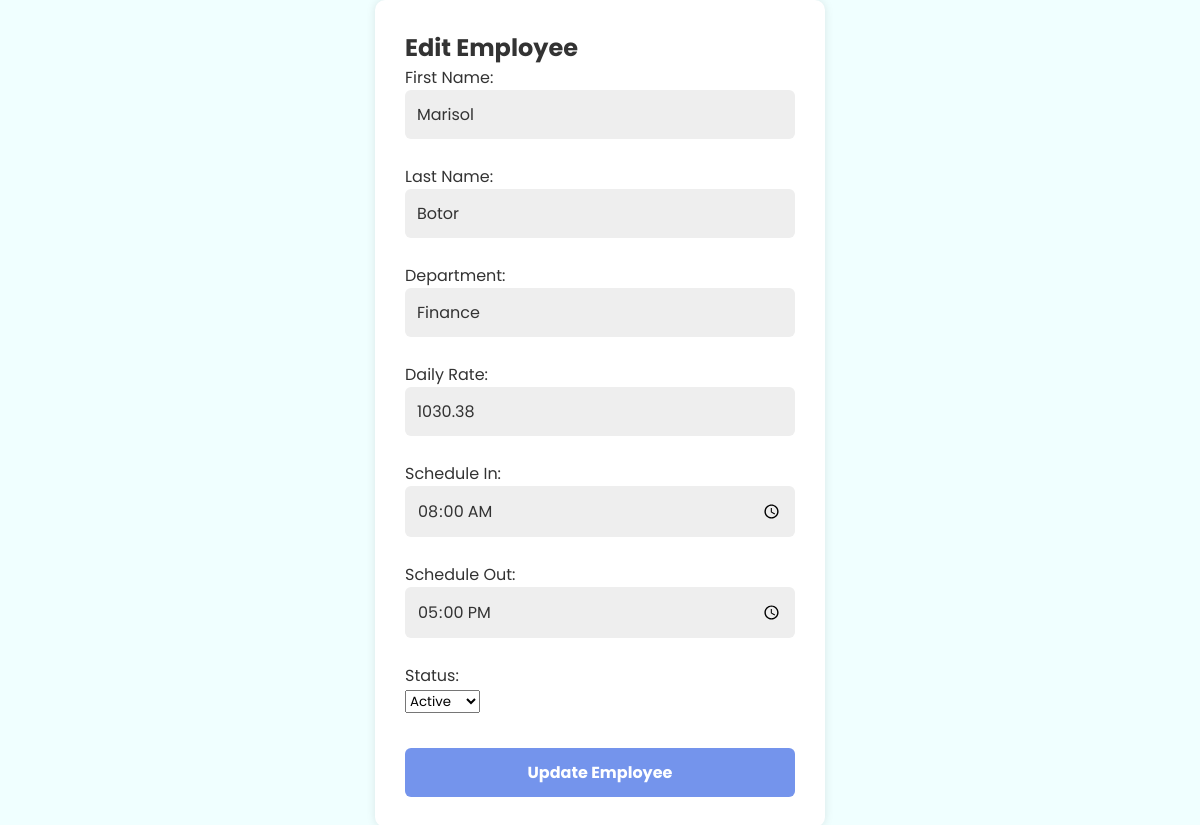
The app's page /edit_employee.php?id=16 (signed in) with its own data.
### tables this page shows
CREATE TABLE `employee` (
  `employee_id` int(11) NOT NULL,
  `first_name` varchar(50) NOT NULL,
  `last_name` varchar(50) NOT NULL,
  `department` varchar(50) NOT NULL,
  `schedule_in` time NOT NULL,
  `schedule_out` time NOT NULL,
  `created_at` timestamp NOT NULL DEFAULT current_timestamp(),
  `daily_rate` decimal(10,2) NOT NULL DEFAULT 0.00,
  `status` varchar(20) DEFAULT 'Active'
);

### edit_employee.php (the view, shortened to what this page needs)
<?php
$conn = new mysqli("localhost","root","","attendance_system");
$id = (int)$_GET['id'];
$stmt = $conn->prepare("SELECT * FROM employee WHERE employee_id=?");
$stmt->bind_param("i", $id);
$stmt->execute();
$result = $stmt->get_result();
$emp = $result->fetch_assoc();
?>
<!DOCTYPE html>
<html>
<head>
    <link rel="stylesheet" href="style.css">
</head>
<body>
<div class="container">
<div class="form-box">
<h2>Edit Employee</h2>
<form method="POST">
    First Name:<br>
    <input type="text" name="first_name" value="<?= htmlspecialchars($emp['first_name']); ?>" required><br><br>
    Last Name:<br>
    <input type="text" name="last_name" value="<?= htmlspecialchars($emp['last_name']); ?>" required><br><br>
    Department:<br>
    <input type="text" name="department" value="<?= htmlspecialchars($emp['department']); ?>" required><br><br>
    Daily Rate:<br>
    <input type="number" step="0.01" name="daily_rate" value="<?= $emp['daily_rate']; ?>" required><br><br>
    Schedule In:<br>
    <input type="time" name="schedule_in" value="<?= $emp['schedule_in']; ?>" required step="60"><br><br>
    Schedule Out:<br>
    <input type="time" name="schedule_out" value="<?= $emp['schedule_out']; ?>" required step="60"><br><br>
    Status:<br>
    <select name="status">
        <option value="Active" <?= $emp['status']=='Active'?'selected':'' ?>>Active</option>
    </select><br><br>
    <button type="submit" name="update">Update Employee</button>
</form>
</div>
</div>
</body>
</html>

### style.css (style rules this page uses)
* { margin: 0; padding: 0; box-sizing: border-box; font-family: "Poppins", sans-serif; }
.container { display: flex; justify-content: center; align-items: center; color: #333; background-color: azure; min-height: 100vh; }
.form-box { width: 100%; max-width: 450px; padding: 30px; background: #fff; border-radius: 10px; box-shadow: 0 0 10px rgba(0, 0, 0, 0.1); }
input { width: 100%; padding: 12px; background: #eee; border-radius: 6px; border: none; outline: none; font-size: 16px; color: #333; }
button { width: 100%; padding: 12px; border-radius: 6px; border: none; cursor: pointer; font-size: 16px; color: #fff; background-color: #7494ec; font-weight: bold; margin-top: 10px; transition: 0.5s; }

### records on screen
employee: first_name "Marisol", last_name "Botor", department "Finance", daily_rate "1030.38", schedule_in "08:00:00", schedule_out "17:00:00", status "Active"
